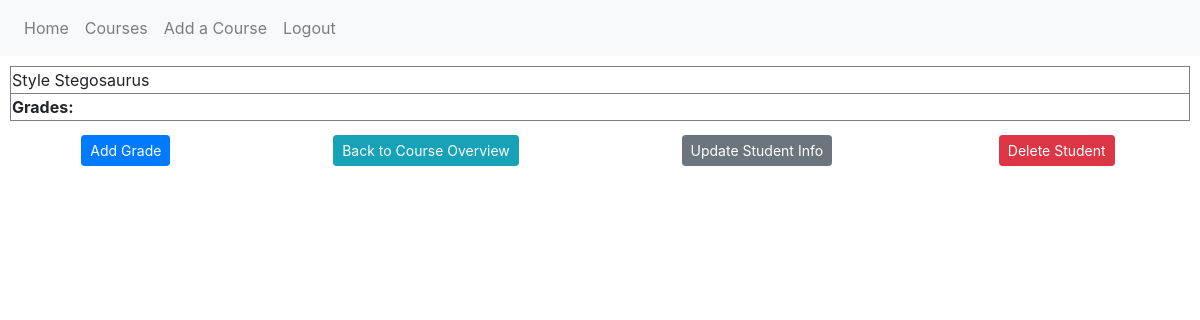
Page /course/4/student/13 (signed in) on the earlier database version.
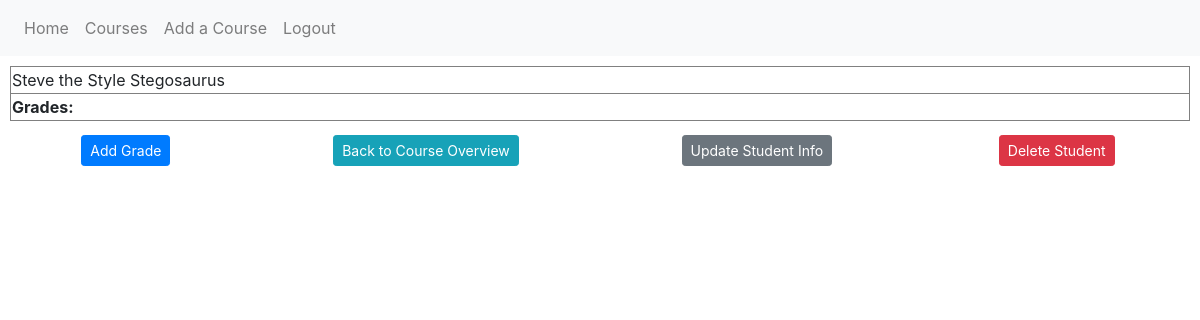
Same page on the later database version.
### guide_and_teach/models.py (models this page shows, shortened)
class Student(db.Model):
    id = db.Column(db.Integer, primary_key=True)
    user_id = db.Column(db.Integer, db.ForeignKey('user.id'))
    course_id = db.Column(db.Integer, db.ForeignKey('course.id'))
    student_name = db.Column(db.String(50))
    teacher = db.relationship('User', backref="user")
    courses = db.relationship('Course', backref="course")

### guide_and_teach/routes.py (the view)
@app.route('/course/<int:course_id>/student/<int:student_id>', methods=['GET', 'POST'])
@login_required
def single_student(student_id, course_id):
    student = Student.query.get_or_404(student_id)
    if student.user != current_user:
        abort(403)
    return render_template('single_student.html', title="student.student_name", student=student, course_id=course_id)

### guide_and_teach/models.py (called while the page is built)
@login_manager.user_loader
def load_user(user_id):
    return User.query.get(int(user_id))

### guide_and_teach/templates/single_student.html (shortened to what this page needs)
{% extends "layout.html" %}
{% block content %}
        <article>
            <table class="yes">
                <thead>
                    <tr>
                        <td>{{ student.student_name }}</td>
                    </tr>
                </thead>
                <tbody>
                    <tr>
                        <td><strong>Grades:</strong></td>
                    </tr>
                </tbody>
            </table>
            {% if student.user == current_user %}
            <div class="ralph">
                <a class="btn btn-primary btn-sm mt-1 mb-1" href="#">Add Grade</a>
                <a class="btn btn-info btn-sm mt-1 mb-1" href="{{ url_for('single_course', course_id=course_id) }}">Back to Course Overview</a>
                <a class="btn btn-secondary btn-sm mt-1 mb-1" href="{{ url_for('update_student', student_id=student.id, course_id=course_id) }}">Update Student Info</a>
                <button type="button" class="btn btn-danger btn-sm m-1" data-toggle="modal" data-target="#deleteModal">Delete Student</button>
            </div>
            {% endif %}
        </article>
{% endblock content %}

Differences in the rows shown:
changed Student: student_name "Style Stegosaurus" → "Steve the Style Stegosaurus"
